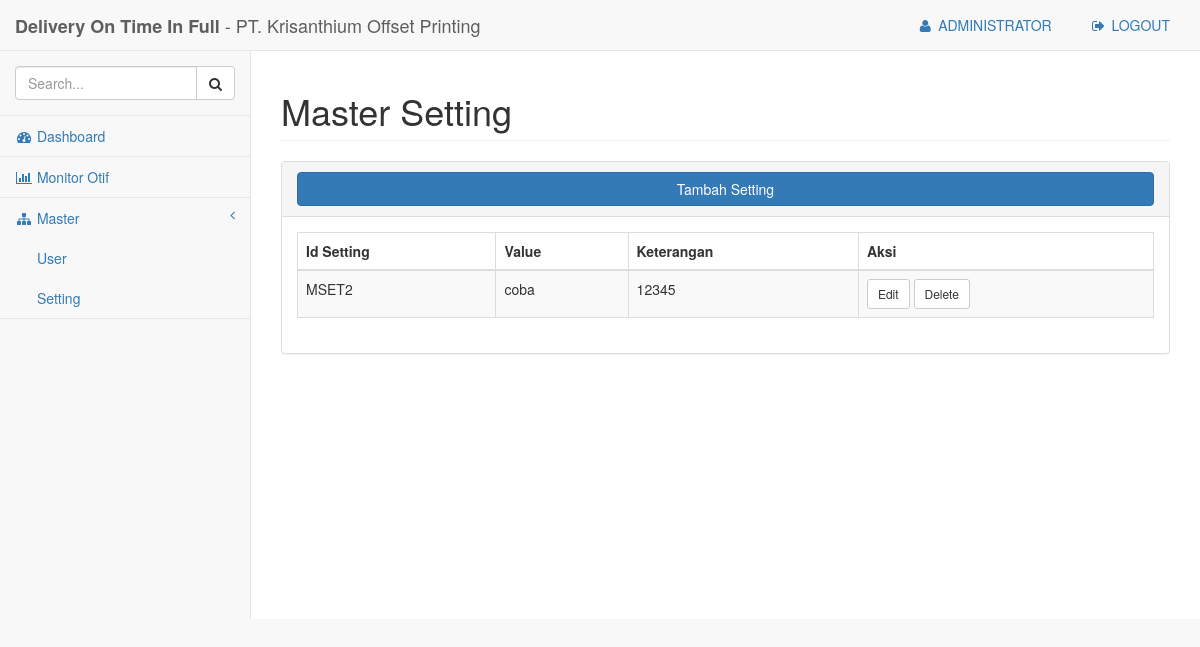
The page /pages/otif.php?p=mastersetting (signed in) on the database its author committed.
### tables this page shows
CREATE TABLE `masteruser` (
  `iduser` int(10) unsigned NOT NULL AUTO_INCREMENT,
  `fullname` varchar(45) DEFAULT NULL,
  `username` varchar(45) DEFAULT NULL,
  `password` varchar(45) DEFAULT NULL,
  `jabatan` varchar(45) DEFAULT NULL,
  `level` varchar(45) DEFAULT NULL,
  PRIMARY KEY (`iduser`)
);

CREATE TABLE `mastersetting` (
  `idsetting` int(10) unsigned NOT NULL AUTO_INCREMENT,
  `value` varchar(45) DEFAULT NULL,
  `keterangan` varchar(45) DEFAULT NULL,
  PRIMARY KEY (`idsetting`)
);

### pages/modul/mastersetting.php (the view, shortened to what this page needs)
<?php
    include('../config/koneksi.php');
?>
    <link href="../bower_components/datatables-plugins/integration/bootstrap/3/dataTables.bootstrap.css" rel="stylesheet">
    <link href="../bower_components/datatables-responsive/css/dataTables.responsive.css" rel="stylesheet">
            <div class="row">
                <div class="col-lg-12">
                    <h1 class="page-header">Master Setting</h1>
                </div>
            </div>
            <div class="row">
                <div class="col-lg-12">
                    <div class="panel panel-default">
                        <div class="panel-heading">
                            <a href='?p=formsetting'><button type="button" class="btn btn-primary btn-block">Tambah Setting</button></a>
                        </div>
                        <div class="panel-body">
                            <div class="dataTable_wrapper">
                                <table class="table table-striped table-bordered table-hover" id="dataTables-example">
                                    <thead>
                                        <tr>
                                            <th>Id Setting</th>
                                            <th>Value</th>
                                            <th>Keterangan</th>
                                            <th>Aksi</th>
                                        </tr>
                                    </thead>
                                    <tbody>
                                        <?php
                                        $sh = mysqli_query($conn, "SELECT *FROM mastersetting ORDER BY idsetting DESC");
                                        while($s = mysqli_fetch_array($sh)){
                                         echo " <tr class='odd gradeX'>
                                                    <td>MSET$s[idsetting]</td>
                                                    <td>$s[value]</td>
                                                    <td>$s[keterangan]</td>
                                                    <td class='center'>
                                                        <a href='?p=formsetting&act=editsetting&id=$s[idsetting]'><button type='button' class='btn btn-default btn-sm'>Edit</button></a>
                                                        <a href='modul/aksimaster.php?act=delsetting&id=$s[idsetting]'><button type='button' class='btn btn-default btn-sm'>Delete</button>
                                                    </td>
                                            </tr>";
                                        }
                                        ?>
                                    </tbody>
                                </table>
                            </div>
                        </div>
                    </div>
                </div>
            </div>

### pages/otif.php (shortened to what this page needs)
<?php
include('../config/koneksi.php');
    ?><script language='javascript'>alert('You are not logged in. Please login first!');
<!DOCTYPE html>
<html lang="en">
<head>
    <link href="../bower_components/bootstrap/dist/css/bootstrap.min.css" rel="stylesheet">
    <link href="../bower_components/metisMenu/dist/metisMenu.min.css" rel="stylesheet">
    <link href='../bower_components/datatables-plugins/integration/bootstrap/3/dataTables.bootstrap.css' rel='stylesheet'>
    <link href='../bower_components/datatables-responsive/css/dataTables.responsive.css' rel='stylesheet'>
    <link href="../dist/css/sb-admin-2.css" rel="stylesheet">
    <link href="../bower_components/font-awesome/css/font-awesome.min.css" rel="stylesheet" type="text/css">
</head>
<body>
    <div id="wrapper">
        <nav class="navbar navbar-default navbar-static-top" role="navigation" style="margin-bottom: 0">
            <div class="navbar-header">
                <a class="navbar-brand" href="index.html"><b>Delivery On Time In Full</b> - PT. Krisanthium Offset Printing</a>
            </div>
            <ul class="nav navbar-top-links navbar-right">
                        <?php
                        $u = mysqli_fetch_array(mysqli_query($conn, "SELECT *FROM masteruser where username='$_SESSION[username]'"));?>
                   <li><a href="?p=profile"><i class="fa fa-user fa-fw"></i> <?php echo $u[fullname]; ?></a>
                    </li>
                    <li><a href="logout.php" onclick="return confirm('Are you sure to logout?');"><i class="fa fa-sign-out fa-fw"></i> LOGOUT</a>
                     </li>
                    </ul>
            <div class="navbar-default sidebar" role="navigation">
                <div class="sidebar-nav navbar-collapse">
                    <ul class="nav" id="side-menu">
                        <li class="sidebar-search">
                            <div class="input-group custom-search-form">
                                <input type="text" class="form-control" placeholder="Search...">
                                <span class="input-group-btn">
                                <button class="btn btn-default" type="button">
                                    <i class="fa fa-search"></i>
                                </button>
                            </span>
                            </div>
                        </li>
                        <li>
                            <a href="?p=dashboard"><i class="fa fa-dashboard fa-fw"></i> Dashboard</a>
                        </li>
                       <li>
                            <a href="?p=monitor-otif"><i class="fa fa-bar-chart-o fa-fw"></i> Monitor Otif</a>
                        </li>
                        <?php
                        if($_SESSION[level]=='Superadmin'){
                        ?>
                        <li>
                            <a href=""><i class="fa fa-sitemap fa-fw"></i> Master<span class="fa arrow"></span></a>
                            <ul class="nav nav-second-level">
                                <li>
                                    <a href="?p=masteruser">User</a>
                                </li>
                                <li>
                                    <a href="?p=mastersetting">Setting</a>
                                </li>
                            </ul>
                        </li>
                        <?php
                         }
                        ?>
                    </ul>
                </div>
            </div>
        </nav>
        <div id="page-wrapper">
            <?php
                include('content.php');
            ?>
        </div>
    </div>
</body>
</html>

### rows shown on the page
masteruser: fullname "ADMINISTRATOR"
mastersetting: idsetting "2", value "coba", keterangan "12345"
